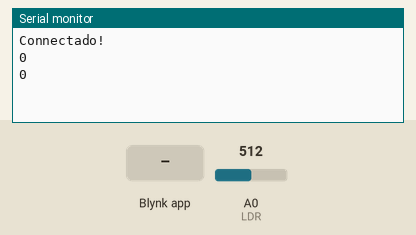
Simulated run of this sketch. Board: ESP8266 (NodeMCU). Shown: the last lines printed to the serial monitor. The inputs (shaded band) are chosen by the test bench; at power-on: A0 (LDR) = 512. WiFi joins after 1.5 s; servers stay silent unless stated.

Above: at 2.7 s.
2.8 s: Blynk app writes 1 to V0
At 3.4 s:
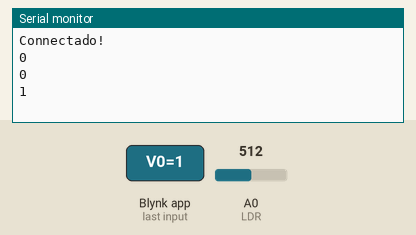
4.3 s: Blynk app writes 200 to V0
At 4.81 s:
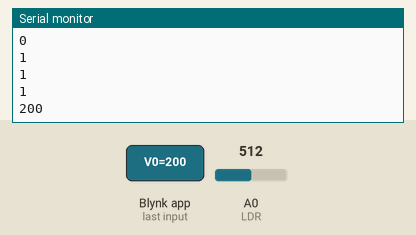
Timing chart, 0 to 7.3 s (numbered marks = the images above; inputs shaded):
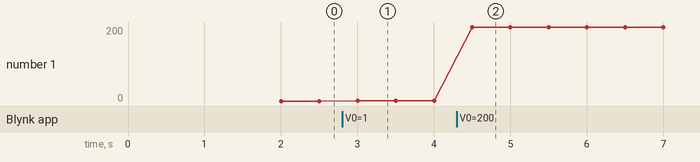

Measured:
- after the input at 2.8 s, the serial monitor: prints a new line after 0.20 s (image 1)
- after the input at 4.3 s, the serial monitor: prints a new line after 0.20 s (image 2)
- plotted number 1: 0 → 1 after the input at 2.8 s, 1 → 200 after the input at 4.3 s

The sketch:

intercon2016-3.ino
```cpp
/**
 * Demo 3: witty + bridge
 */

//#define BLYNK_PRINT Serial
#include <ESP8266WiFi.h>
#include <BlynkSimpleEsp8266.h>
#include <SimpleTimer.h>

#include <DNSServer.h>
#include <ESP8266WebServer.h>
#include <WiFiManager.h>

#define BLYNK_AUTH       "********************************"
#define OTHER_BLYNK_AUTH "++++++++++++++++++++++++++++++++"

#define LDR    A0
#define LED    15
#define BUTTON  4

SimpleTimer timer;

WidgetBridge bridge(V100);

int foo;

BLYNK_CONNECTED() {
  Blynk.syncAll();
  bridge.setAuthToken(OTHER_BLYNK_AUTH);
}

BLYNK_WRITE(V0){
  foo = param.asInt();
}

void setup() {
  Serial.begin(115200);

  WiFiManager wifiManager;
  //wifiManager.resetSettings();

  if (!wifiManager.autoConnect("timao eo","********")) {
    Serial.println("Timeout :P");
    ESP.reset();
    delay(1000);
  }
  Serial.println("Connectado!");

  Blynk.config(BLYNK_AUTH);

  pinMode(LDR, INPUT);
  timer.setInterval(500, doSomething);
}

void doSomething(){
  Serial.println(foo);
  Blynk.virtualWrite(1, millis()/1000);
  int ldr = analogRead(LDR);
  Blynk.virtualWrite(2, analogRead(LDR));
  if(ldr<foo)
    bridge.digitalWrite(5, HIGH);
  else
    bridge.digitalWrite(5, LOW);
}

void loop() {
  Blynk.run();
  timer.run();
}
```
